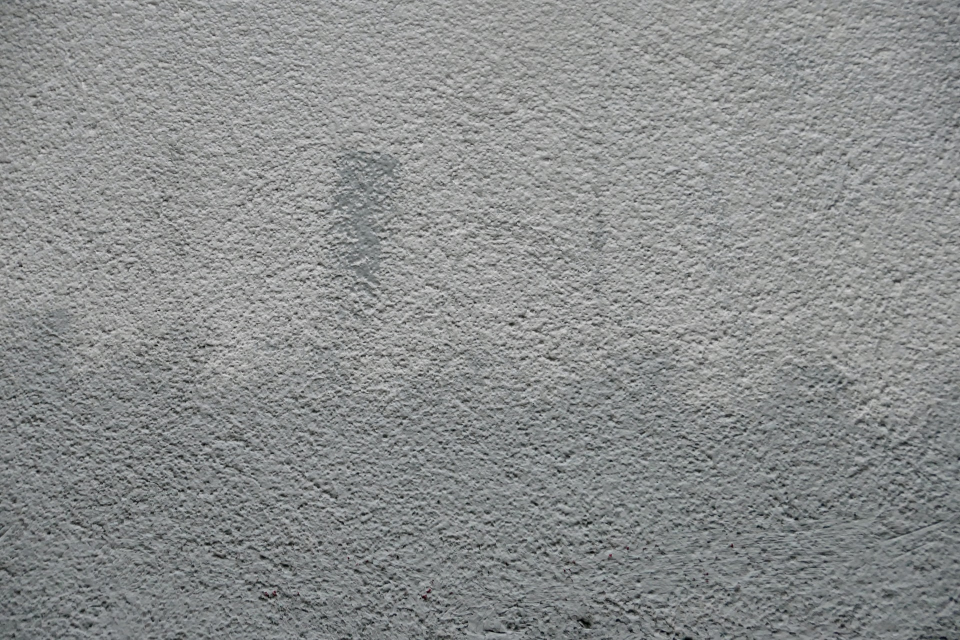
#> input picture grey_texture.jpg, 1920 x 1280 px (shown at 1/2 size)
$ python matrix.py
#> lines starting #> are read from the running program, lines starting #| are printed output that depends on the picture
import cv2

#getting the image to the program
img = cv2.imread('grey_texture.jpg')
#> img is the input picture: shape (1280, 1920, 3); mean B, G, R 140.6, 140.6, 138.2
print(img.shape)
#| (1280, 1920, 3)
#cropping the image
height , width = 600 , 600
img_resized = cv2.resize(img,(height,width))
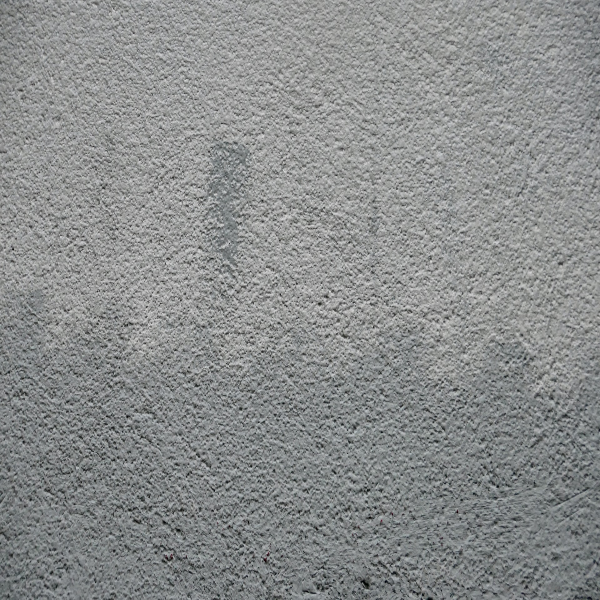
#> img_resized: shape (600, 600, 3); mean B, G, R 140.4, 140.5, 138.1
print(img_resized.shape) #checking the resized image
#| (600, 600, 3)

cv2.waitKey(0)
